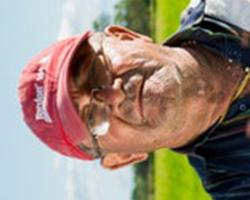
#> input picture Batch Processing Assignment/images/aagib.jpg, 250 x 200 px; its folder holds only this picture in this run
$ python batch_processing.py
#> lines starting #> are read from the running program, lines starting #| are printed output that depends on the picture
from os import listdir
from PIL import Image

def checkCounter(counter):
#> called with counter = 1
    while len(str(counter)) != 4:
        counter = "0" + str(counter)
    return counter

counter = 1

image_list = listdir('images/')
for i in range(len(image_list)):
    counter = checkCounter(counter)
    outfile = "new_images/pic" + counter + ".png"
    infile = Image.open("images/" + image_list[i])
#> infile is the input picture: PIL image 250x200 RGB; mean R, G, B 152.4, 134.6, 119.6
    infile = infile.convert("LA")
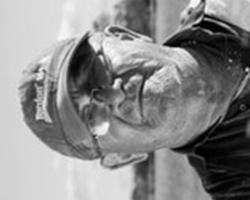
#> infile: PIL image 250x200 LA; mean R, G, B, A 138.2, 138.2, 138.2, 255
    infile = infile.rotate(270)
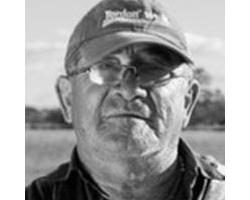
#> infile: PIL image 250x200 LA; mean R, G, B, A 111.4, 111.4, 111.4, 204; transparent parts drawn white
    infile = infile.crop((25, 0, 225, 200))
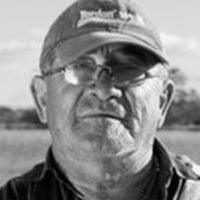
#> infile: PIL image 200x200 LA; mean R, G, B, A 139.2, 139.2, 139.2, 255
    infile = infile.resize((75, 75))
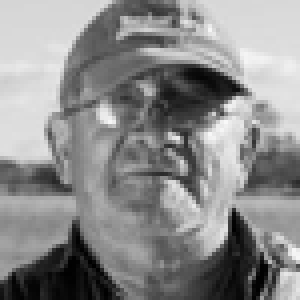
#> infile: PIL image 75x75 LA (shown 4 times larger); mean R, G, B, A 139.2, 139.2, 139.2, 255
    infile.save(outfile, "PNG")
    counter = int(counter)
    counter += 1

$ run again, on Batch Processing Assignment/images/afpgt.jpg
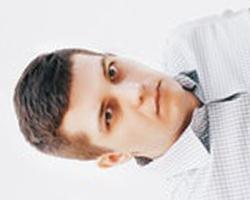
#> input picture Batch Processing Assignment/images/afpgt.jpg, 250 x 200 px
#> infile is the input picture: PIL image 250x200 RGB; mean R, G, B 211.1, 201.1, 198.1
#> `infile = infile.rotate(270)`:
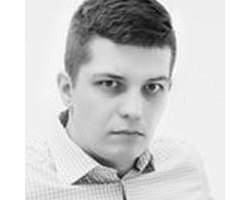
#> infile: PIL image 250x200 LA; mean R, G, B, A 159.1, 159.1, 159.1, 204; transparent parts drawn white
#> `infile = infile.resize((75, 75))`:
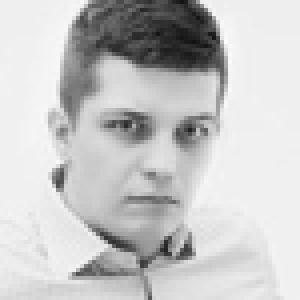
#> infile: PIL image 75x75 LA (shown 4 times larger); mean R, G, B, A 198.9, 198.9, 198.9, 255

$ run again, on Batch Processing Assignment/images/ahwby.jpg
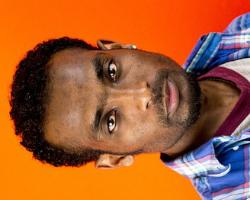
#> input picture Batch Processing Assignment/images/ahwby.jpg, 250 x 200 px
#> infile is the input picture: PIL image 250x200 RGB; mean R, G, B 168.3, 93, 49.1
#> `infile = infile.rotate(270)`:
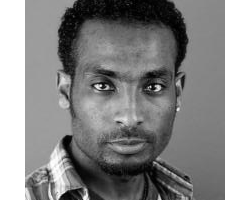
#> infile: PIL image 250x200 LA; mean R, G, B, A 87.5, 87.5, 87.5, 204; transparent parts drawn white
#> `infile = infile.resize((75, 75))`:
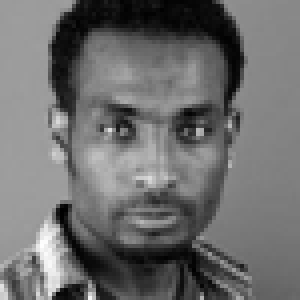
#> infile: PIL image 75x75 LA (shown 4 times larger); mean R, G, B, A 109.4, 109.4, 109.4, 255

$ run again, on Batch Processing Assignment/images/aibxr.jpg
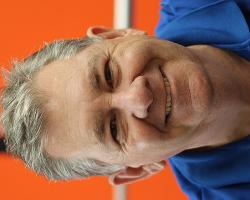
#> input picture Batch Processing Assignment/images/aibxr.jpg, 250 x 200 px
#> infile is the input picture: PIL image 250x200 RGB; mean R, G, B 151.5, 104.9, 86.5
#> `infile = infile.rotate(270)`:
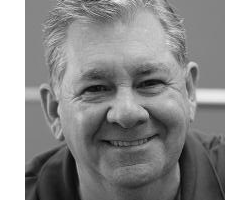
#> infile: PIL image 250x200 LA; mean R, G, B, A 97.8, 97.8, 97.8, 204; transparent parts drawn white
#> `infile = infile.resize((75, 75))`:
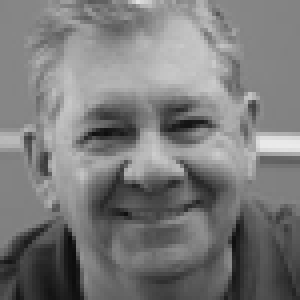
#> infile: PIL image 75x75 LA (shown 4 times larger); mean R, G, B, A 122.2, 122.2, 122.2, 255

$ run again, on Batch Processing Assignment/images/aawoxby.jpg
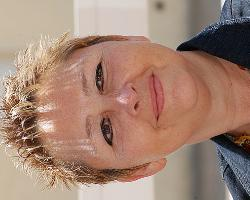
#> input picture Batch Processing Assignment/images/aawoxby.jpg, 250 x 200 px
#> infile is the input picture: PIL image 250x200 RGB; mean R, G, B 163.4, 132, 116
#> `infile = infile.resize((75, 75))`:
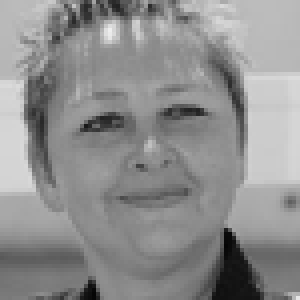
#> infile: PIL image 75x75 LA (shown 4 times larger); mean R, G, B, A 142.4, 142.4, 142.4, 255
